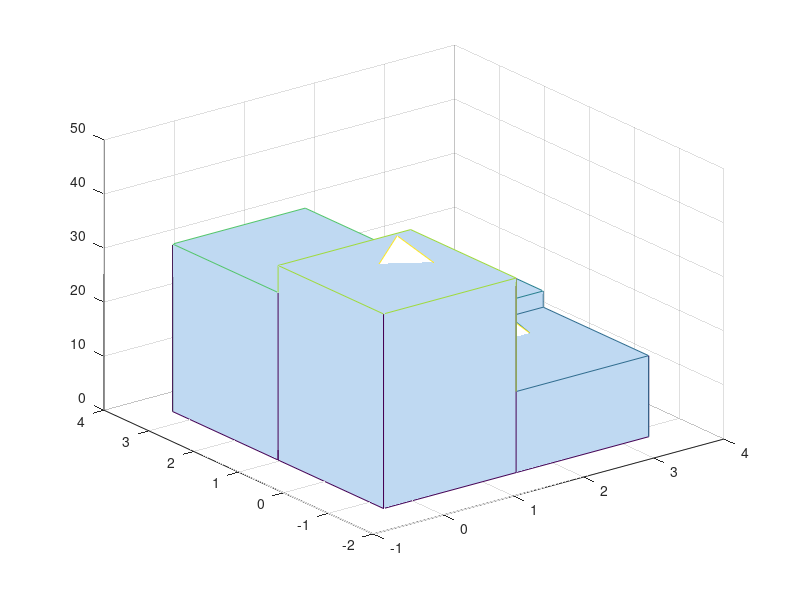

This figure's MATLAB source:
% this script shows how the empirical distribution converges to the tre
% distribution as the number of simulations/observations increases (Glivenko-Cantelli)
% see "Risk and Asset Allocation"-Springer (2005), by A. Meucci

%%%%%%%%%%%%%%%%%%%%%%%%%%%%%%%%%%%%%%%%%%%%%%%%%%%%%%%%%%%%%%%%%%%%%%%%%%%%%%%%%%%%%%%%%%%%%%%%%%%%%%%%%%%%%%%%%%
% clean up workspace
clear; close all;  clc;

%%%%%%%%%%%%%%%%%%%%%%%%%%%%%%%%%%%%%%%%%%%%%%%%%%%%%%%%%%%%%%%%%%%%%%%%%%%%%%%%%%%%%%%%%%%%%%%%%%%%%%%%%%%%%%%%%%
% generate i.i.d. data (e.g. normal)
T=100; % length of sample
Mu=[1 1];
Sigma=[1 .5; .5 1];
X=mvnrnd(Mu,Sigma,T);

%%%%%%%%%%%%%%%%%%%%%%%%%%%%%%%%%%%%%%%%%%%%%%%%%%%%%%%%%%%%%%%%%%%%%%%%%%%%%%%%%%%%%%%%%%%%%%%%%%%%%%%%%%%%%%%%%%



figure

% plot histogram
NBins =round(sqrt(T)/5);
[N,Ds]=hist3(X,[NBins NBins]); % compute bin width
hist3(X,[NBins NBins]) % plot histogram

% plot (rescaled) limit pdf
hold on
Ds_a=Ds{1}';  % x1-coordinates of bin centers
Ds_b=Ds{2}';  % x2-coordinates of bin centers
D_a=Ds_a(2)-Ds_a(1); % bin width on x1-coordinate
D_b=Ds_b(2)-Ds_b(1); % bin width on x2-coordinate
for i=1:length(Ds_a)
    for j=1:length(Ds_b)
        x_1=Ds_a(i);
        x_2=Ds_b(j);
        f_limit(i,j) = mvnpdf([x_1 x_2],Mu,Sigma);

    end
end
[X_1,X_2]=meshgrid(Ds_a,Ds_b);
mesh(X_1,X_2,T*D_a*D_b*f_limit);
